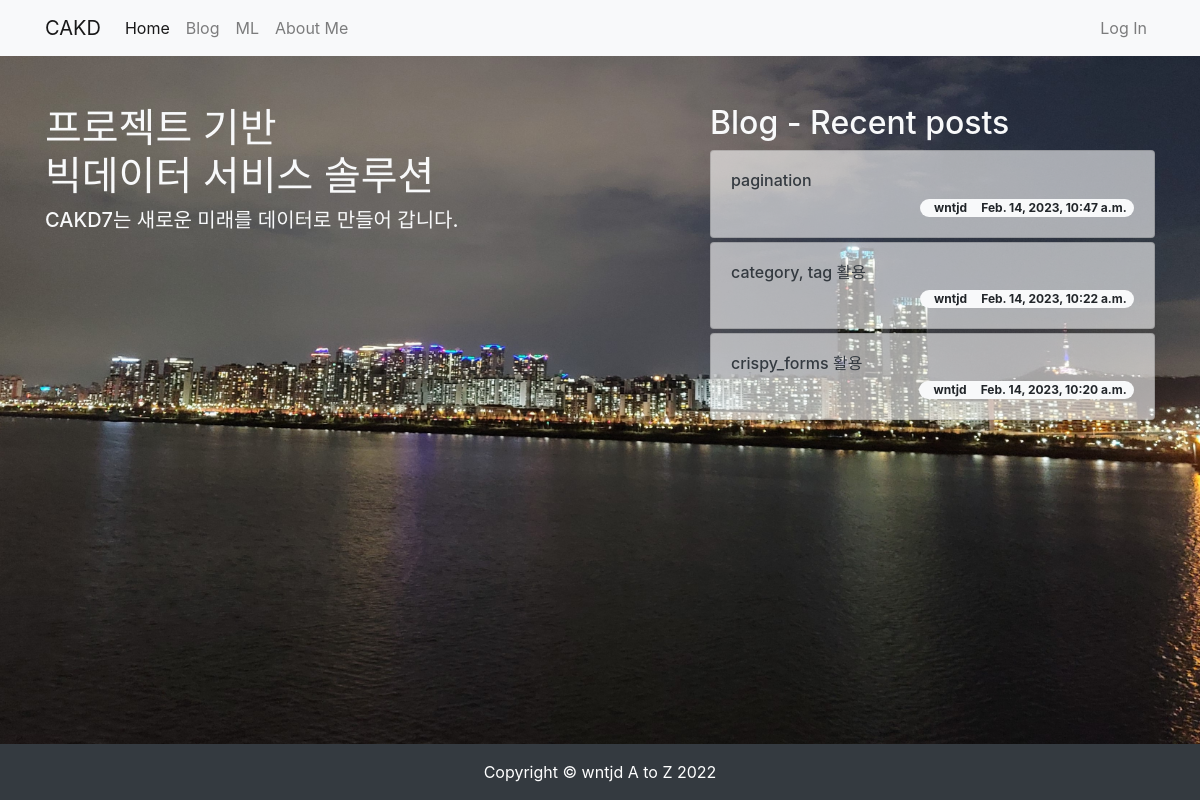
The page / on the database its author committed.
### blog/models.py (models this page shows, shortened)
class Post(models.Model):
    title = models.CharField(max_length=30)
    hook_text = models.CharField(max_length=100, blank=True)
    content = models.TextField()
    head_image = models.ImageField(upload_to='blog/images/%Y/%m/%d/', blank=True)
    file_upload = models.FileField(upload_to='blog/files/%Y/%m/%d/', blank=True)
    created_at = models.DateTimeField(auto_now_add=True)
    updated_at = models.DateTimeField(auto_now=True)
    author = models.ForeignKey(User, null=True, on_delete=models.SET_NULL)
    category = models.ForeignKey(Category, null=True, blank=True, on_delete=models.SET_NULL)
    tags = models.ManyToManyField(Tag, blank=True)
    def get_absolute_url(self):
        return f'/blog/{self.pk}/'

### homepage/views.py (the view)
# urls.py: path('', views.landing),
def landing(request):
    recent_posts = Post.objects.order_by('-pk')[:3]
    return render(
        request,
        'homepage/landing.html',
        {
            'recent_posts': recent_posts,
        }
    )

### homepage/templates/homepage/landing.html (shortened to what this page needs)
<!DOCTYPE html>{% load static %}
<html lang="en">
<head>
    <link rel="stylesheet" href="https://cdn.jsdelivr.net/npm/bootstrap@4.5.3/dist/css/bootstrap.min.css">
    <link rel="stylesheet" href="{% static 'homepage/css/landing.css' %}" media="screen">
</head>
<body>
    {% include 'blog/navbar.html'%}
    <section>
        <div class="container">
            <div class="row justify-content-between">
                <div class="col-lg-6 text-light">
                    <h1 class="mt-5"> 프로젝트 기반 <BR> 빅데이터 서비스 솔루션 </h1>
                    <h5>CAKD7는 새로운 미래를 데이터로 만들어 갑니다.</h5>
                </div>
                <div class="col-lg-5 mt-5">
                    <h2 class="text-light">Blog - Recent posts</h2> {% for post in recent_posts %} <div
                        class="card mt-1">
                        <div class="card-body">
                            <h6><a href="{{ post.get_absolute_url }}"
                                    class="text-decoration-none text-dark">{{ post.title }}</a></h6>
                            <span class="badge badge-pill badge-light float-right">
                                {{ post.author.username }} &nbsp; &nbsp; {{ post.created_at }} </span>
                        </div>
                    </div> {% endfor %}
                </div>
            </div>
        </div>
    </section>
    <div class="fixed-bottom">
        <footer class="py-3 bg-dark">
            <div class="container">
                <p class="m-0 text-center text-white"> Copyright &copy; wntjd A to Z 2022 </p>
            </div>
        </footer>
    </div>
</body>
</html>

### homepage/static/homepage/css/landing.css (style rules this page uses)
body { background: url('/static/homepage/images/hriver.jpg') no-repeat center center fixed; -webkit-background-size: cover; -moz-background-size: cover; background-size: cover; -o-background-size: cover; }
section { margin-bottom: 150px; }
.card { background-color: rgba(255,255,255, 0.6); }

### rows shown on the page
Post: title "pagination", author.username "wntjd", created_at "Feb. 14, 2023, 10:47 a.m."
Post: title "category, tag 활용", author.username "wntjd", created_at "Feb. 14, 2023, 10:22 a.m."
Post: title "crispy_forms 활용", author.username "wntjd", created_at "Feb. 14, 2023, 10:20 a.m."
